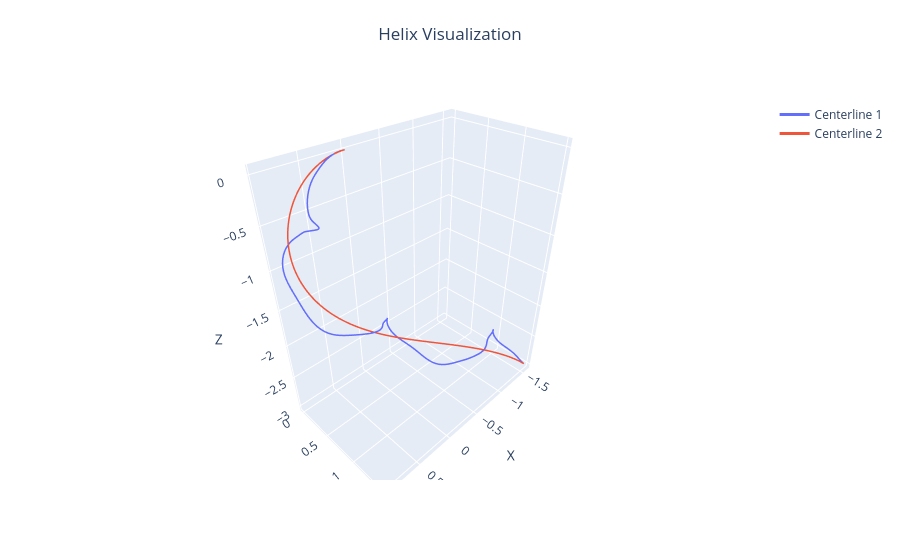
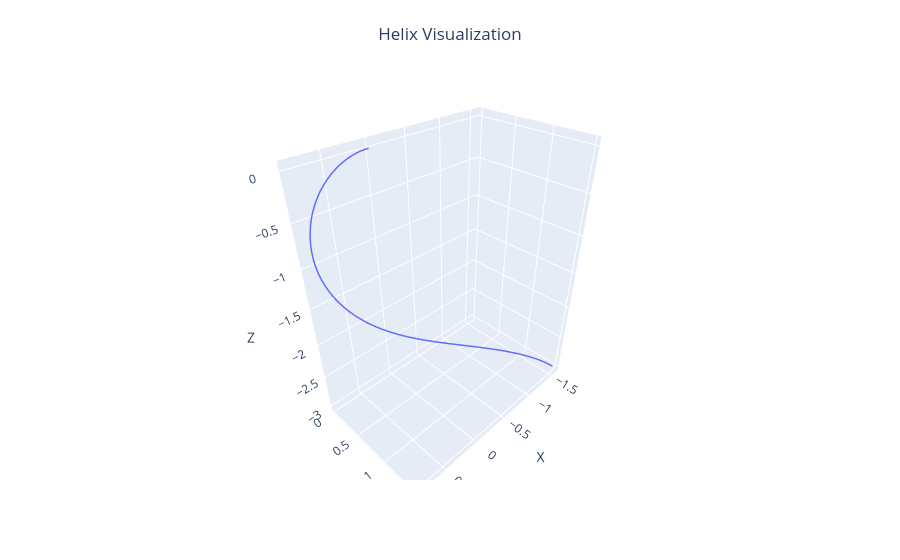

The code cell stored with these charts, in order, in its notebook:
### Code cell
import numpy as np

def create_target_centerlines(num_centerlines, n_points_list, L_list, spacing=5.0):
    target_centerlines = []
    
    for i in range(num_centerlines):
        n_sites = int(n_points_list[i])  # Number of sites along the helix
        L = int(L_list[i])  # Total length
        s = np.linspace(0, L, n_sites)
        r0 = np.array([i * spacing, 0.0, 0.0])  # Evenly spaced along x-axis
        n0 = np.eye(3)  # Standard basis
        twist = np.full(n_sites, np.pi / 12)
        curvature_x = 1.0 * np.cos(s * np.pi / 6) + np.random.random_sample()
        curvature_y = 0  # Keeping y-curvature at 0
        q = np.zeros((3 * n_sites,))
        q[0::3] = twist
        q[1::3] = curvature_x
        q[2::3] = curvature_y
        EI = np.ones((3 * n_sites,)) * 0.1  # Uniform stiffness
        
        helix_instance = Helix(q=q, q0=q, n_sites=n_sites, s=s, L=L, r0=r0, n0=n0, EI=EI)
        r, n = HelixUtil.propagate(helix_instance)
        
        # Set the top z-coordinate to 0
        r[0, 2] = 0
        target_centerlines.append(r)
    
    return target_centerlines

n_points_list = np.linspace(200, 200, 200)
L_list = np.linspace(5, 50, 4)
target_centerlines = create_target_centerlines(4, n_points_list, L_list)

new_curls = []
for i in range(len(target_centerlines)):
    node_diff = target_centerlines[i].shape[0] - deltas_vec.shape[0]

    if node_diff != 0: # always resample target_centerline to have same # nodes as deltas_vec
        distances = np.cumsum(np.linalg.norm(np.diff(target_centerlines[i], axis=0), axis=1))
        distances = np.insert(distances, 0, 0)

        n_new = len(deltas_vec)  # Same # points as helix
        new_distances = np.linspace(0, distances[-1], n_new)
        interp_func = interp1d(distances, target_centerlines[i], axis=0, kind='linear')  # Linear interpolation
        target_centerlines[i] = interp_func(new_distances)

    diff = np.diff(target_centerlines[i], axis=0) 
    distances = np.linalg.norm(diff, axis=1)
    arc_length_target = np.sum(distances)
    arc_length_original = 10
    scaling_factor = (arc_length_target / arc_length_original)

    # Normalizing target centerline to have n_sites, finding scaling factor to L arc_length of original curl
    new_curl = target_centerlines[i] + deltas_vec * scaling_factor
    new_curls.append(new_curl)

# plot_just_helices(np.vstack((target_centerlines, new_curls)), show_frames=False)
plot_just_helices([new_curls[0]] + [target_centerlines[0]])
plot_just_helices([target_centerlines[0]])

### Figure 1 — Plotly figure (JSON) as saved in the notebook; plotly's stock layout.template omitted (floating-point values rounded to 4 significant figures; data arrays with more than 128 entries replaced by an {"elided": "..."} marker saying what was removed)
{"data": [{"line": {"width": 3}, "mode": "lines", "name": "Centerline 1", "type": "scatter3d", "x": {"elided": "200 float values"}, "y": {"elided": "200 float values"}, "z": {"elided": "200 float values"}}, {"line": {"width": 3}, "mode": "lines", "name": "Centerline 2", "type": "scatter3d", "x": {"elided": "200 float values"}, "y": {"elided": "200 float values"}, "z": {"elided": "200 float values"}}], "layout": {"scene": {"xaxis": {"title": {"text": "X"}}, "yaxis": {"title": {"text": "Y"}}, "zaxis": {"title": {"text": "Z"}}}, "title": {"text": "Helix Visualization", "x": 0.5, "xanchor": "center", "y": 0.95, "yanchor": "top"}}}

### Figure 2 — Plotly figure (JSON) as saved in the notebook; plotly's stock layout.template omitted (floating-point values rounded to 4 significant figures; data arrays with more than 128 entries replaced by an {"elided": "..."} marker saying what was removed)
{"data": [{"line": {"width": 3}, "mode": "lines", "name": "Centerline 1", "type": "scatter3d", "x": {"elided": "200 float values"}, "y": {"elided": "200 float values"}, "z": {"elided": "200 float values"}}], "layout": {"scene": {"xaxis": {"title": {"text": "X"}}, "yaxis": {"title": {"text": "Y"}}, "zaxis": {"title": {"text": "Z"}}}, "title": {"text": "Helix Visualization", "x": 0.5, "xanchor": "center", "y": 0.95, "yanchor": "top"}}}
